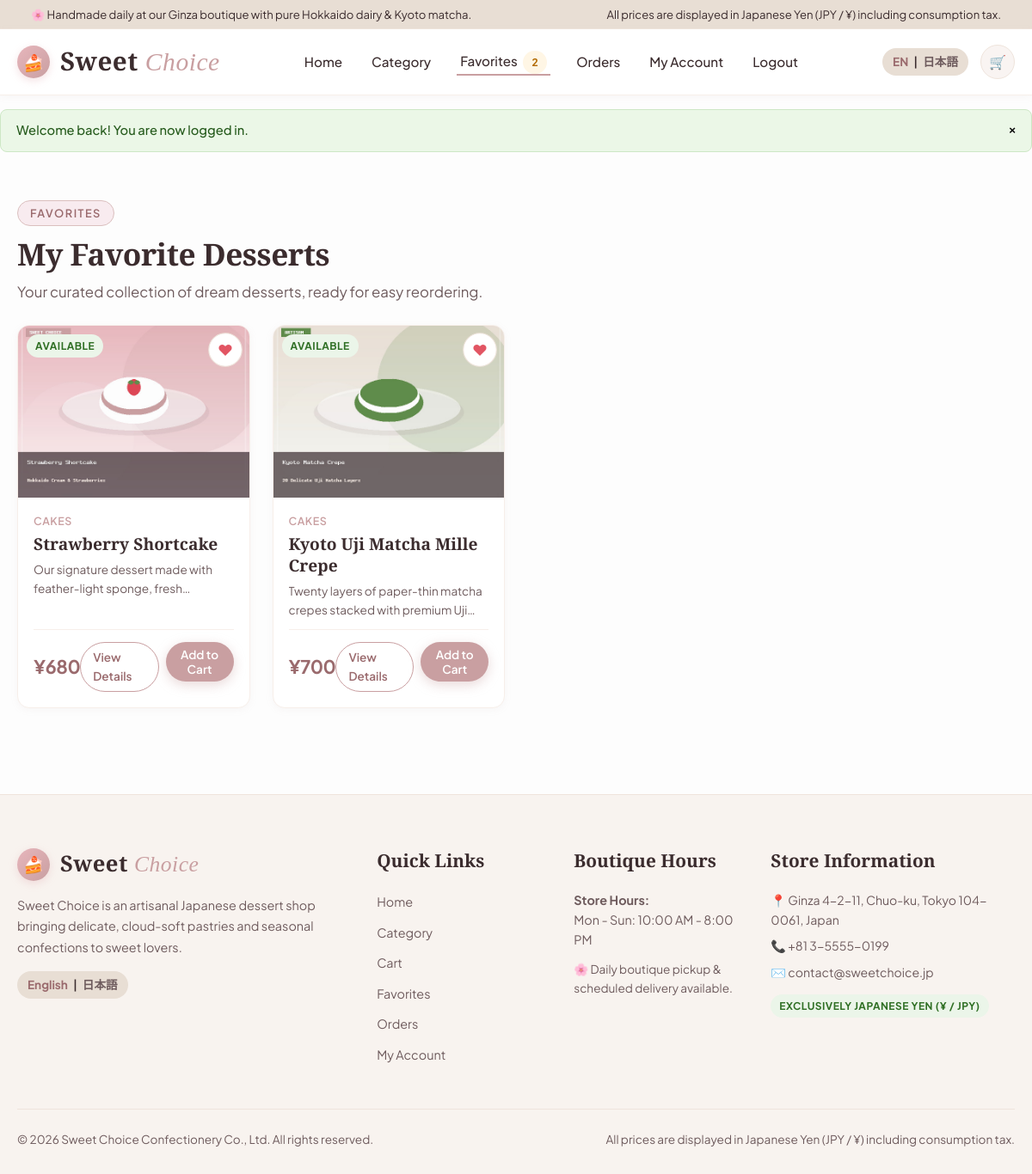
Page /favorites.php (signed in) on the committed database.
### tables this page shows
CREATE TABLE products (
    id INT AUTO_INCREMENT PRIMARY KEY,
    category_id INT NOT NULL,
    name_en VARCHAR(150) NOT NULL,
    name_ja VARCHAR(150) NOT NULL,
    slug VARCHAR(150) NOT NULL UNIQUE,
    description_en TEXT NULL,
    description_ja TEXT NULL,
    price INT NOT NULL COMMENT 'Price in JPY',
    image VARCHAR(255) NULL,
    stock INT DEFAULT 50,
    availability ENUM('available', 'limited', 'sold_out') DEFAULT 'available',
    is_popular TINYINT(1) DEFAULT 0,
    tags VARCHAR(255) DEFAULT '' COMMENT 'Comma-separated tags for AI recommendation',
    created_at DATETIME DEFAULT CURRENT_TIMESTAMP,
    updated_at DATETIME DEFAULT CURRENT_TIMESTAMP ON UPDATE CURRENT_TIMESTAMP,
    FOREIGN KEY (category_id) REFERENCES categories(id) ON DELETE RESTRICT
);

CREATE TABLE categories (
    id INT AUTO_INCREMENT PRIMARY KEY,
    name_en VARCHAR(100) NOT NULL,
    name_ja VARCHAR(100) NOT NULL,
    slug VARCHAR(100) NOT NULL UNIQUE,
    description_en TEXT NULL,
    description_ja TEXT NULL,
    image VARCHAR(255) NULL,
    sort_order INT DEFAULT 0,
    is_active TINYINT(1) DEFAULT 1,
    created_at DATETIME DEFAULT CURRENT_TIMESTAMP,
    updated_at DATETIME DEFAULT CURRENT_TIMESTAMP ON UPDATE CURRENT_TIMESTAMP
);

CREATE TABLE shop_settings (
    id INT AUTO_INCREMENT PRIMARY KEY,
    setting_key VARCHAR(100) NOT NULL UNIQUE,
    setting_value TEXT NOT NULL,
    description VARCHAR(255) NULL
);

### includes/language.php (called while the page is built, shortened)
<?php
function getCurrentLang(): string {
    return $_SESSION['lang'] ?? 'en';
}
function isJapanese(): bool {
    return getCurrentLang() === 'ja';
}
function __(string $key, ?string $fallback = null): string {
    global $translations;
    $lang = getCurrentLang();
    if (isset($translations[$lang][$key])) {
        return $translations[$lang][$key];
    }
    return $fallback ?? $key;
}
function getLocalized(array $item, string $baseField): string {
    $lang = getCurrentLang();
    $specificField = $baseField . '_' . $lang;
    if (!empty($item[$specificField])) {
        return $item[$specificField];
    }
    return '';
}

### public/favorites.php (the view, shortened to what this page needs)
<?php
require_once __DIR__ . '/../includes/db.php';
require_once __DIR__ . '/../includes/functions.php';
require_once __DIR__ . '/../includes/language.php';
$pdo = getDB();
$userId = $_SESSION['user_id'] ?? null;
$favoriteProducts = [];
if ($userId) {
    $stmt = $pdo->prepare("SELECT p.*, c.name_en AS category_name_en, c.name_ja AS category_name_ja
                           FROM favorites f
                           JOIN products p ON f.product_id = p.id
                           JOIN categories c ON p.category_id = c.id
                           WHERE f.user_id = ?
                           ORDER BY f.created_at DESC");
    $stmt->execute([$userId]);
    $favoriteProducts = $stmt->fetchAll();
}
require_once __DIR__ . '/../includes/header.php';
?>
<div class="container" style="padding: 40px 20px;">
    <div class="section-header" style="text-align:left; margin-bottom:24px;">
        <span class="section-tag"><?= e(__('nav_favorites', 'Favorites')); ?></span>
        <h1 class="section-title"><?= e(__('favorites_title', 'My Favorite Desserts')); ?></h1>
        <p class="section-subtitle" style="margin:0;">
            <?= isJapanese() ? 'お気に入りに保存したスイーツをいつでも簡単にご注文いただけます。' : 'Your curated collection of dream desserts, ready for easy reordering.'; ?>
        </p>
    </div>
    <?php if (empty($favoriteProducts)): ?>
        <div style="background:#FFFFFF; border:1px solid var(--color-border); border-radius:var(--radius-md); padding:50px 20px; text-align:center; box-shadow:var(--shadow-sm);">
            <div style="font-size:3rem; margin-bottom:12px;">🤍</div>
            <h3><?= e(__('no_favorites', 'You have no saved favorites yet.')); ?></h3>
            <p style="color:var(--color-secondary-text); margin:8px 0 20px 0;">Browse our artisanal cakes, purin puddings, and treats and tap the heart icon!</p>
            <a href="category.php" class="btn btn-primary"><?= e(__('cart_empty_cta', 'Explore Desserts')); ?></a>
        </div>
    <?php else: ?>
        <div class="product-grid">
            <?php foreach ($favoriteProducts as $prod):
                $isSoldOut = ($prod['availability'] === 'sold_out');
            ?>
                <div class="product-card">
                    <div class="product-img-wrapper">
                        <div class="product-badges">
                            <?= renderAvailabilityBadge($prod['availability']); ?>
                        </div>
                        <a href="favorites.php?toggle=<?= $prod['id']; ?>" class="btn-favorite active" title="Remove from favorites">
                            ♥
                        </a>
                        <a href="product.php?id=<?= $prod['id']; ?>">
                            <img src="../uploads/products/<?= e($prod['image']); ?>" alt="<?= e(getLocalized($prod, 'name')); ?>" onerror="this.src='../assets/images/logo_banner.jpg'">
                        </a>
                    </div>
                    <div class="product-body">
                        <div>
                            <div class="product-category-tag"><?= e(getLocalized($prod, 'category_name')); ?></div>
                            <h3 class="product-title">
                                <a href="product.php?id=<?= $prod['id']; ?>"><?= e(getLocalized($prod, 'name')); ?></a>
                            </h3>
                            <p class="product-desc"><?= e(getLocalized($prod, 'description')); ?></p>
                        </div>
                        <div class="product-footer">
                            <div class="product-price"><?= formatPrice($prod['price']); ?></div>
                            <div style="display:flex; gap:8px;">
                                <a href="product.php?id=<?= $prod['id']; ?>" class="btn btn-secondary btn-sm"><?= e(__('view_details', 'Details')); ?></a>
                                <?php if (!$isSoldOut): ?>
                                    <form action="cart.php" method="POST" style="margin:0;">
                                        <button type="submit" class="btn btn-primary btn-sm"><?= e(__('add_to_cart', '+ Cart')); ?></button>
                                    </form>
                                <?php endif; ?>
                            </div>
                        </div>
                    </div>
                </div>
            <?php endforeach; ?>
        </div>
    <?php endif; ?>
</div>
<?php require_once __DIR__ . '/../includes/footer.php'; ?>

### includes/functions.php (shortened to what this page needs)
<?php
function formatPrice($amount): string {
    $numericAmount = is_numeric($amount) ? (int)round((float)$amount) : 0;
    return '¥' . number_format($numericAmount);
}
function e(?string $string): string {
    return htmlspecialchars($string ?? '', ENT_QUOTES, 'UTF-8');
}
function getShopSetting(PDO $pdo, string $key, string $default = ''): string {
    static $settingsCache = [];
    try {
        $stmt = $pdo->prepare("SELECT setting_value FROM shop_settings WHERE setting_key = ?");
        $stmt->execute([$key]);
        $val = $stmt->fetchColumn();
        $settingsCache[$key] = ($val !== false) ? $val : $default;
        return $settingsCache[$key];
    } catch (Exception $e) {
        return $default;
    }
}
function renderAvailabilityBadge(string $availability): string {
    switch ($availability) {
        case 'available':
        default:
            return '<span class="badge badge-available">' . e(__('available', 'Available')) . '</span>';
    }
}

### includes/footer.php (shortened to what this page needs)
<?php
$shopHours = getShopSetting($pdo, 'business_hours_display', 'Mon - Sun: 10:00 AM - 8:00 PM');
$shopPhone = getShopSetting($pdo, 'shop_phone', '+81 3-5555-0199');
$shopEmail = getShopSetting($pdo, 'shop_email', 'contact@sweetchoice.jp');
$shopAddress = getShopSetting($pdo, 'shop_address', 'Ginza 4-2-11, Chuo-ku, Tokyo 104-0061, Japan');
?>
</main>
<footer class="site-footer">
    <div class="container">
        <div class="footer-grid">
            <div class="footer-col">
                <div class="brand-wrapper" style="margin-bottom:14px;">
                    <div class="brand-logo-icon">🍰</div>
                    <div class="brand-text" style="font-size:1.6rem;">Sweet <span>Choice</span></div>
                </div>
                <p style="color:var(--color-secondary-text); font-size:0.9rem; line-height:1.7; margin-bottom:16px;">
                    <?= e(__('footer_about', 'Sweet Choice is an artisanal Japanese dessert shop bringing delicate, cloud-soft pastries and seasonal confections to sweet lovers.')); ?>
                </p>
                <div class="lang-switch" style="display:inline-flex;">
                    <a href="?lang=en" class="<?= getCurrentLang() === 'en' ? 'active' : ''; ?>">English</a>
                    <span>|</span>
                    <a href="?lang=ja" class="<?= getCurrentLang() === 'ja' ? 'active' : ''; ?>">日本語</a>
                </div>
            </div>
            <div class="footer-col">
                <h4><?= e(__('footer_links', 'Quick Links')); ?></h4>
                <ul>
                    <li><a href="index.php"><?= e(__('nav_home', 'Home')); ?></a></li>
                    <li><a href="category.php"><?= e(__('nav_category', 'Category')); ?></a></li>
                    <li><a href="cart.php"><?= e(__('nav_cart', 'Cart')); ?></a></li>
                    <li><a href="favorites.php"><?= e(__('nav_favorites', 'Favorites')); ?></a></li>
                    <li><a href="orders.php"><?= e(__('nav_orders', 'Orders')); ?></a></li>
                    <li><a href="account.php"><?= e(__('nav_account', 'My Account')); ?></a></li>
                </ul>
            </div>
            <div class="footer-col">
                <h4><?= e(__('footer_hours', 'Boutique Hours')); ?></h4>
                <p style="font-size:0.9rem; color:var(--color-secondary-text); margin-bottom:12px;">
                    <strong><?= isJapanese() ? '営業時間：' : 'Store Hours:'; ?></strong><br>
                    <?= e($shopHours); ?>
                </p>
                <p style="font-size:0.85rem; color:var(--color-secondary-text);">
                    🌸 <?= isJapanese() ? '当日受取＆指定配達対応' : 'Daily boutique pickup & scheduled delivery available.'; ?>
                </p>
            </div>
            <div class="footer-col">
                <h4><?= e(__('footer_contact', 'Store Information')); ?></h4>
                <p style="font-size:0.88rem; color:var(--color-secondary-text); margin-bottom:8px;">
                    📍 <?= e($shopAddress); ?>
                </p>
                <p style="font-size:0.88rem; color:var(--color-secondary-text); margin-bottom:8px;">
                    📞 <?= e($shopPhone); ?>
                </p>
                <p style="font-size:0.88rem; color:var(--color-secondary-text); margin-bottom:14px;">
                    ✉️ <?= e($shopEmail); ?>
                </p>
                <span class="badge badge-available"><?= isJapanese() ? '日本円（¥ / JPY）決済' : 'Exclusively Japanese Yen (¥ / JPY)'; ?></span>
            </div>
        </div>
        <div class="footer-bottom">
            <div>&copy; <?= date('Y'); ?> <?= e(__('copyright', 'Sweet Choice Confectionery Co., Ltd. All rights reserved.')); ?></div>
            <div><?= e(__('all_prices_jpy', 'All prices are displayed in Japanese Yen (JPY / ¥) including consumption tax.')); ?></div>
        </div>
    </div>
</footer>
</body>
</html>

### rows in the picture
products: availability "AVAILABLE", image (picture), category.name_en "CAKES", name_en "Strawberry Shortcake", description_en "Our signature dessert made with feather-light sponge,…", price "¥680"
products: availability "AVAILABLE", image (picture), category.name_en "CAKES", name_en "Kyoto Uji Matcha Mille Crepe", description_en "Twenty layers of paper-thin matcha crepes stacked with premium…", price "¥700"
shop_settings: setting_value "Ginza 4-2-11, Chuo-ku, Tokyo 104-0061, Japan"

### other values in the picture
__('all_prices_jpy', 'All prices in Japanese Yen (¥ / JPY)') "All prices are displayed in Japanese Yen (JPY / ¥) including consumption tax."
__('nav_home', 'Home') "Home"
__('nav_category', 'Category') "Category"
__('nav_favorites', 'Favorites') "Favorites"
$favCount "2"
__('nav_orders', 'Orders') "Orders"
__('nav_account', 'My Account') "My Account"
__('nav_logout', 'Logout') "Logout"
$flash['message'] "Welcome back! You are now logged in."
__('nav_favorites', 'Favorites') "FAVORITES"
__('favorites_title', 'My Favorite Desserts') "My Favorite Desserts"
__('footer_links', 'Quick Links') "Quick Links"
__('nav_cart', 'Cart') "Cart"
__('footer_hours', 'Boutique Hours') "Boutique Hours"
$shopHours "Mon - Sun: 10:00 AM - 8:00 PM"
